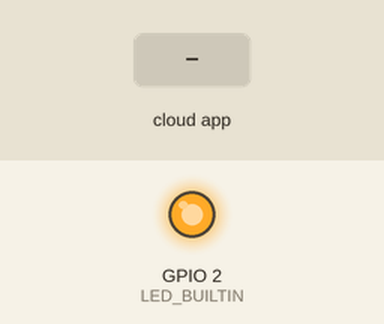
This sketch was run on a simulated ESP8266 (NodeMCU). On the bench: output pins drawn as LEDs (lit = HIGH, except the on-board LED, lit = LOW). The inputs (shaded band) are chosen by the test bench. WiFi joins after 1.5 s; servers stay silent unless stated; the Firebase database answers and starts empty; what the sketch prints to the serial monitor is not drawn.

Above: at 2.7 s.
2.8 s: the phone or cloud app sets tombol to 1
At 4.4 s:
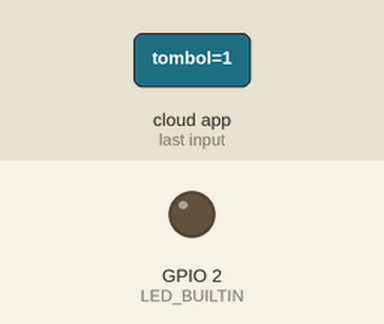
4.7 s: the phone or cloud app sets tombol to 0
At 6.0 s:
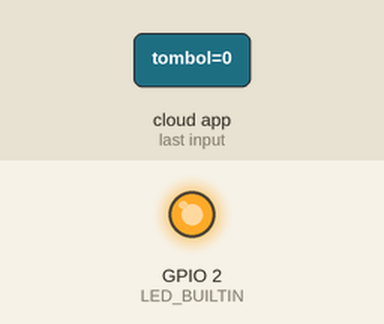
Timing chart, 0 to 7.7 s (numbered marks = the images above; inputs shaded):
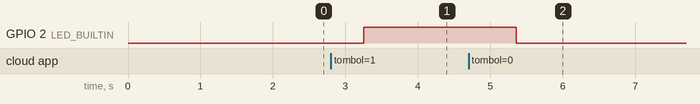

The sketch:

sketch_aug05a.ino
```cpp
// (licence header left out)
// FirebaseDemo_ESP8266 is a sample that demo the different functions
// of the FirebaseArduino API.

#include <ESP8266WiFi.h>
#include <FirebaseArduino.h>

// Set these to run example.
#define FIREBASE_HOST "royma-b2552.firebaseio.com"
#define FIREBASE_AUTH "PMc8Z6UhcJE2dpwC5WvJ2QLThuQU4tjKZqSk06NQ"
#define WIFI_SSID "roy14"
#define WIFI_PASSWORD "wennnak123"

void setup() {
  Serial.begin(9600);

  // connect to wifi.
  WiFi.begin(WIFI_SSID, WIFI_PASSWORD);
  pinMode(LED_BUILTIN, OUTPUT);
  Serial.print("connecting");
  while (WiFi.status() != WL_CONNECTED) {
    Serial.print(".");
    delay(500);
  }
  Serial.println();
  Serial.print("connected: ");
  Serial.println(WiFi.localIP());

  Firebase.begin(FIREBASE_HOST, FIREBASE_AUTH);
  digitalWrite(LED_BUILTIN, LOW);
}

int n = 0;

void loop() {

  if (Firebase.failed()) {
      Serial.print("setting /number failed:");
      Serial.println(Firebase.error());
      return;
  }
  if(Firebase.getInt("tombol") == 1){
    Serial.println("hidup");
    digitalWrite(LED_BUILTIN, HIGH);
    }else if(Firebase.getInt("tombol") == 0){
      Serial.println("mati");
      digitalWrite(LED_BUILTIN, LOW);
      }
      delay(500);

}
```

Measured:
- after the input at 2.8 s, GPIO 2 (LED_BUILTIN): LOW → HIGH after 0.45 s
- after the input at 4.7 s, GPIO 2 (LED_BUILTIN): HIGH → LOW after 0.65 s
